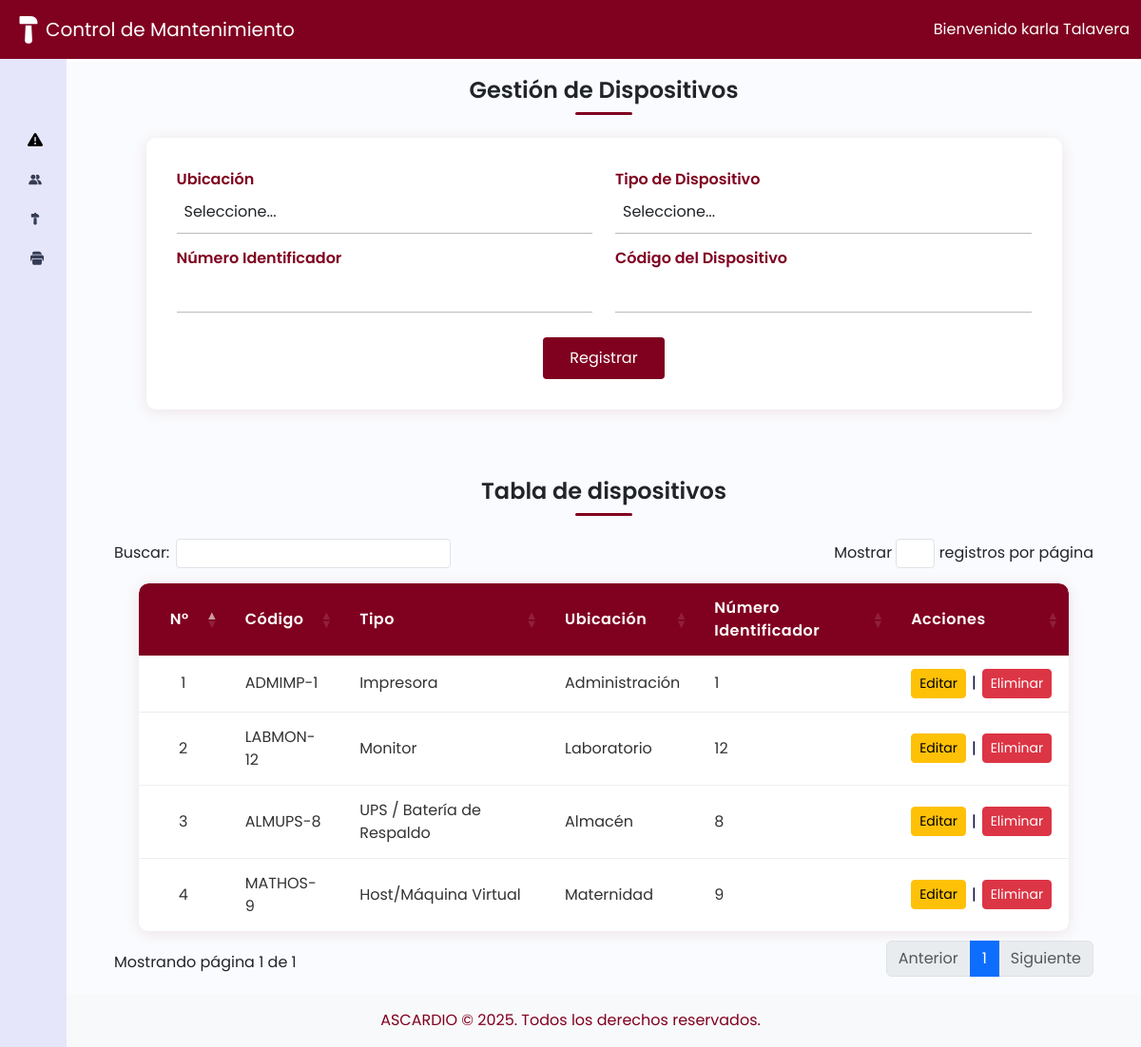
The page /index.php?vista=dispositivos (signed in) on the database its author committed.
### tables this page shows
CREATE TABLE `dispositivos` (
  `id` int(11) NOT NULL,
  `codigo_dispositivo` varchar(20) NOT NULL,
  `tipo_dispositivo` varchar(50) NOT NULL,
  `ubicacion` varchar(100) NOT NULL,
  `numero_identificador` int(11) DEFAULT NULL
);

### controladores/controladorDispositivo.php (called while the page is built, shortened)
<?php
require_once dirname(__DIR__) . '/modelos/modeloDispositivo.php';
class controladorDispositivo {
    private $modelo;
    public function __construct() {
        $this->modelo = new modeloDispositivo();
    }
    public function mostrarDispositivos() {
        $ubicaciones = [
            'CAR' => 'Cardiología',
            'LAB' => 'Laboratorio',
            'QUI' => 'Quirófano',
            'ADM' => 'Administración',
            'URG' => 'Urgencias',
            'RX'  => 'Rayos X / Radiología',
            'MAT' => 'Maternidad',
            'UCI' => 'Unidad de Cuidados Intensivos',
            'FARM'=> 'Farmacia',
            'ALM' => 'Almacén',
            'CON' => 'Consultorios Externos',
            'REH' => 'Rehabilitación',
            'PAT' => 'Patología',
            'COC' => 'Cocina / Cafetería',
            'SEG' => 'Seguridad',
            'MNT' => 'Mantenimiento',
            'LIM' => 'Limpieza',
            'PED' => 'Pediatría',
            'NEU' => 'Neurología'
        ];
        $tipos = [
            'COM' => 'Computadora',
            'IMP' => 'Impresora',
            'MON' => 'Monitor',
            'TEL' => 'Teléfono (IP/Fijo)',
            'RED' => 'Equipo de Red (Router/Switch/AP)',
            'SER' => 'Servidor',
            'UPS' => 'UPS / Batería de Respaldo',
            'POS' => 'Punto de Venta',
            'CAM' => 'Cámara de Seguridad',
            'LEC' => 'Lector (Códigos de barras/Tarjeta)',
            'PRO' => 'Proyector',
            'EQU' => 'Equipo Médico (Conectado a red)',
            'HOS' => 'Host/Máquina Virtual',
            'PER' => 'Periférico (Teclado/Mouse/Webcam)',
            'VOZ' => 'Sistema de Voz/Intercomunicador',
            'SEN' => 'Sensor/Dispositivo IoT',
        ];
        $editando = false;
        $dispositivos = $this->modelo->listarDispositivos();
        include dirname(__DIR__) . '/vistas/vistaDispositivo.php';
    }
}
?>

### modelos/modeloDispositivo.php (called while the page is built, shortened)
<?php
require_once dirname(__DIR__) . '/config/conexion.php';
class modeloDispositivo {
    private $conexion;
    public function __construct() {
        $db = new Base_Datos();
        $this->conexion = $db->Conexion_Base_Datos();
    }
    public function listarDispositivos() {
        $sql = "SELECT * FROM dispositivos";
        $stmt = $this->conexion->prepare($sql);
        $stmt->execute();
        return $stmt->fetchAll(PDO::FETCH_ASSOC);
    }
}
?>

### config/conexion.php (called while the page is built, shortened)
<?php
  class Base_Datos{
    private $Nombre_Servidor = "localhost";
    private $Nombre_Base_Datos = "Mantenimiento_AscardioDB;";
    private $Nombre_Usuario = "root";
    private $Pass = "";
    public function Conexion_Base_Datos(){
       $this->Conexion = null;
       try{
             $this-> Conexion = new PDO("mysql:host={$this->Nombre_Servidor};dbname={$this->Nombre_Base_Datos}",
             $this->Nombre_Usuario,
             $this->Pass
        );
        $this->Conexion->setAttribute(PDO::ATTR_ERRMODE, PDO::ERRMODE_EXCEPTION);
       }catch(PDOException $e){
         die ("Error de Conexion:" . $e->getMessage());
       }
       return $this->Conexion;
    }
    }
?>

### vistas/vistaDispositivo.php (the view, shortened to what this page needs)
<?php include 'header.php'; ?>
<div class="main p-3">
    <h1>Gestión de Dispositivos</h1>
    <div class="titulo-linea"></div>
        <form method="POST" id="formDispositivo" class="device-form">
            <section class="form-row">
                <label class="form-label flex-grow" for="ubicacion">
                    Ubicación
                    <select class="form-control" id="ubicacion" name="ubicacion" required>
                        <option value="">Seleccione...</option>
                    </select>
                </label>
                <label class="form-label flex-grow" for="tipo_dispositivo">
                    Tipo de Dispositivo
                    <select class="form-control" id="tipo_dispositivo" name="tipo_dispositivo" required>
                        <option value="">Seleccione...</option>
                    </select>
                </label>
            </section>
            <section class="form-row">
                <label class="form-label flex-grow" for="numero_identificador">
                    Número Identificador
                    <input type="number" class="form-control" id="numero_identificador" name="numero_identificador" required
                        value="<?= (isset($editando) && $editando) ? htmlspecialchars($dispositivoEditar['numero_identificador']) : '' ?>">
                </label>
                <label class="form-label flex-grow" for="codigo_dispositivo">
                    Código del Dispositivo
                    <input type="text" class="form-control" id="codigo_dispositivo" name="codigo_dispositivo" readonly
                        value="<?= (isset($editando) && $editando) ? htmlspecialchars($dispositivoEditar['codigo_dispositivo']) : '' ?>">
                </label>
            </section>
            <div class="form-buttons">
            <?php if (isset($editando) && $editando): ?>
                <input type="hidden" name="codigo_original" value="<?= htmlspecialchars($dispositivoEditar['codigo_dispositivo']) ?>">
                <button type="submit" name="actualizar" class="btn btn-primary">Actualizar</button>
                <a href="index.php?vista=dispositivos" class="btn btn-secondary" style="margin-left:10px;">Cancelar</a>
            <?php else: ?>
                <button type="submit" name="registrar" class="btn btn-primary">Registrar</button>
            <?php endif; ?>
            </div>
        </form>
     <?php
    $esAdmin = isset($_SESSION['usuario']['rol']) && $_SESSION['usuario']['rol'] === 'administrador';
    ?>
    <h1>Tabla de dispositivos</h1>
    <div class="titulo-linea"></div>
    <table class="device-table datatable" id="deviceTable">
        <thead>
            <tr>
                <th>N°</th>
                <th>Código</th>
                <th>Tipo</th>
                <th>Ubicación</th>
                <th>Número Identificador</th>
            <?php if ($esAdmin): ?>
                <th>Acciones</th>
            <?php endif; ?>
            </tr>
        </thead>
        <tbody>
            <?php $contador = 1; ?>
            <?php if (!empty($dispositivos)): ?>
                <?php foreach ($dispositivos as $dispositivo): ?>
                    <tr>
                        <td><?= $contador++ ?></td>
                        <td><?= htmlspecialchars($dispositivo['codigo_dispositivo']) ?></td>
                        <td><?= htmlspecialchars($tipos[$dispositivo['tipo_dispositivo']] ?? $dispositivo['tipo_dispositivo']) ?></td>
                        <td><?= htmlspecialchars($ubicaciones[$dispositivo['ubicacion']] ?? $dispositivo['ubicacion']) ?></td>
                        <td><?= htmlspecialchars($dispositivo['numero_identificador']) ?></td>
                        <?php if ($esAdmin): ?>
                        <td>
                            <div style="display:flex;align-items:center;gap:6px;">
                                <a href="index.php?vista=dispositivos&editar=<?= urlencode($dispositivo['codigo_dispositivo']) ?>" class="btn btn-sm btn-warning">Editar</a>
                                <span>|</span>
                                <a href="index.php?vista=dispositivos&eliminar=<?= urlencode($dispositivo['codigo_dispositivo']) ?>" class="btn btn-sm btn-danger" onclick="return confirm('¿Seguro que deseas eliminar este dispositivo? se eliminaran todos los registros en los que este presente')">Eliminar</a>
                            </div>
                        </td>
                       <?php endif; ?>
                    </tr>
                <?php endforeach; ?>
            <?php endif; ?>
        </tbody>
    </table>
</div>
<?php include 'footer.php'; ?>

### vistas/estilos/style.css (style rules this page uses)
a { text-decoration: none; }
span { color: rgb(3, 3, 54) }
h1 { font-weight: 600; font-size: 1.5rem; text-align: center; margin-bottom: 8px; }
body { font-family: 'Poppins', sans-serif; }
.main { min-height: 100vh; width: 100%; overflow: hidden; background-color: #fafbfe; display: flex; flex-direction: column; align-items: center; }
.main { margin-top: 65px; margin-left: 70px; }

### vistas/estilos/estiloDispositivos.css (style rules this page uses)
.device-form { background: #fff; padding: 32px 32px 24px 32px; border-radius: 10px; box-shadow: 0 2px 16px rgba(128,0,32,0.10); margin-bottom: 32px; width: 90%; margin-left: auto; margin-right: auto; display: flex; flex-direction: column; align-items: center; }
.device-form .form-row { display: flex; gap: 24px; width: 100%; justify-content: space-between; margin-bottom: 10px; }
.device-form .flex-grow { flex: 1 1 0; margin-bottom: 16px; }
.device-form .form-control { border: none; border-bottom: 1.2px solid #bbb; border-radius: 0; padding: 10px 8px 10px 8px; font-size: 1rem; background: transparent; outline: none; box-shadow: none; width: 100%; transition: border-color 0.2s; }
.device-form .form-label { font-weight: 600; color: #800020; width: 100%; text-align: left; margin-bottom: 4px; }
.device-form button[name="registrar"] { width: auto; min-width: 120px; padding: 10px 28px; border-radius: 4px; border: none; background: #800020; color: #fff; font-size: 1rem; font-family: inherit; cursor: pointer; transition: background 0.2s; margin-bottom: 0; margin-right: auto; display: block; text-align: left; }
.device-table { max-width: 900px; margin-left: auto; margin-right: auto; width: 95%; border-collapse: separate; border-spacing: 0; background: #fff; border-radius: 10px; overflow: hidden; box-shadow: 0 2px 16px rgba(128,0,32,0.10); font-family: 'Poppins', Arial, sans-serif; }
.device-table th, .device-table td { padding: 14px 18px; border-bottom: 1px solid #eee; text-align: left; font-size: 1rem; }
@media (min-width: 768px) { .main.p-3 { padding-left: 30px !important; padding-right: 30px !important; } }
.device-table th { background: #800020; color: #fff; font-weight: 600; letter-spacing: 0.5px; border: none; }
.device-table tr:last-child td { border-bottom: none; }
.device-table td { color: #333; vertical-align: middle; }
.device-table th:first-child, .device-table td:first-child { text-align: center; width: 50px; }
.device-table th, .device-table td { position: relative; }
.device-table th:first-child { border-top-left-radius: 10px; }
.device-table th:last-child { border-top-right-radius: 10px; }
.device-table tr:last-child td:first-child { border-bottom-left-radius: 10px; }
.device-table tr:last-child td:last-child { border-bottom-right-radius: 10px; }
.device-form .form-buttons { display: flex; gap: 12px; margin-top: 12px; margin-bottom: 8px; align-items: center; }

### vistas/estilos/estiloUsuarios.css (style rules this page uses)
.titulo-linea { width: 60px; height: 3px; background: #800020; margin: 0 auto 24px auto; border-radius: 2px; }

### rows shown on the page
dispositivos: codigo_dispositivo "ADMIMP-1", tipo_dispositivo "Impresora", ubicacion "Administración", numero_identificador "1"
dispositivos: codigo_dispositivo "LABMON-12", tipo_dispositivo "Monitor", ubicacion "Laboratorio", numero_identificador "12"
dispositivos: codigo_dispositivo "ALMUPS-8", tipo_dispositivo "UPS / Batería de Respaldo", ubicacion "Almacén", numero_identificador "8"
dispositivos: codigo_dispositivo "MATHOS-9", tipo_dispositivo "Host/Máquina Virtual", ubicacion "Maternidad", numero_identificador "9"
